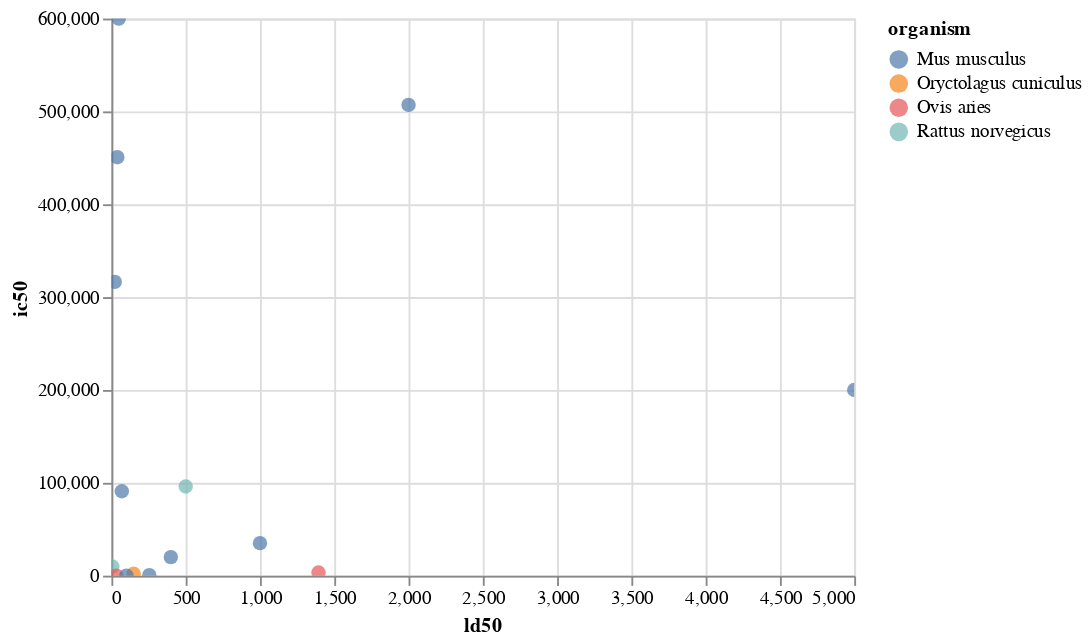

Here is the notebook cell this chart was saved with:
### Code cell
source=df_5000
alt.Chart(source).mark_circle(size=60).encode(
     x='ld50',
     y='ic50',
    color='organism',
    tooltip=['chembl_id', 'organism', 'ld50', 'ic50']
).interactive()

### Figure 1 — Vega-Lite specification as saved in the notebook (floating-point values rounded to 4 significant figures; data arrays with more than 128 entries replaced by an {"elided": "..."} marker saying what was removed)
{"config": {"view": {"continuousWidth": 400, "continuousHeight": 300}}, "data": {"name": "data-7cd88acbb2488bf8cd8adbe8ef697ba9"}, "mark": {"type": "circle", "size": 60}, "encoding": {"color": {"type": "nominal", "field": "organism"}, "tooltip": [{"type": "nominal", "field": "chembl_id"}, {"type": "nominal", "field": "organism"}, {"type": "quantitative", "field": "ld50"}, {"type": "quantitative", "field": "ic50"}], "x": {"type": "quantitative", "field": "ld50"}, "y": {"type": "quantitative", "field": "ic50"}}, "selection": {"selector013": {"type": "interval", "bind": "scales", "encodings": ["x", "y"]}}, "$schema": "https://vega.github.io/schema/vega-lite/v4.8.1.json", "datasets": {"data-7cd88acbb2488bf8cd8adbe8ef697ba9": {"elided": "5000 records"}}}
